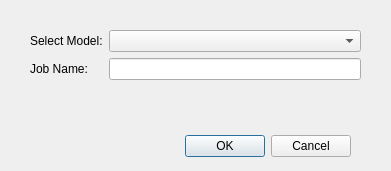
<?xml version="1.0" encoding="UTF-8"?>
<ui version="4.0">
 <class>svSimJobCreate</class>
 <widget class="QWidget" name="svSimJobCreate">
  <property name="windowModality">
   <enum>Qt::WindowModal</enum>
  </property>
  <property name="geometry">
   <rect>
    <x>0</x>
    <y>0</y>
    <width>391</width>
    <height>171</height>
   </rect>
  </property>
  <property name="windowTitle">
   <string>Create Simulation Job</string>
  </property>
  <widget class="QDialogButtonBox" name="buttonBox">
   <property name="geometry">
    <rect>
     <x>10</x>
     <y>130</y>
     <width>341</width>
     <height>32</height>
    </rect>
   </property>
   <property name="orientation">
    <enum>Qt::Horizontal</enum>
   </property>
   <property name="standardButtons">
    <set>QDialogButtonBox::Cancel|QDialogButtonBox::Ok</set>
   </property>
  </widget>
  <widget class="QWidget" name="widget" native="true">
   <property name="geometry">
    <rect>
     <x>30</x>
     <y>30</y>
     <width>331</width>
     <height>91</height>
    </rect>
   </property>
   <layout class="QFormLayout" name="formLayout">
    <item row="0" column="0">
     <widget class="QLabel" name="label">
      <property name="text">
       <string>Select Model:</string>
      </property>
     </widget>
    </item>
    <item row="0" column="1">
     <widget class="QComboBox" name="comboBox"/>
    </item>
    <item row="1" column="0">
     <widget class="QLabel" name="label_2">
      <property name="text">
       <string>Job Name:</string>
      </property>
     </widget>
    </item>
    <item row="1" column="1">
     <widget class="QLineEdit" name="lineEditJobName">
      <property name="text">
       <string/>
      </property>
     </widget>
    </item>
   </layout>
  </widget>
 </widget>
 <resources/>
 <connections/>
</ui>
